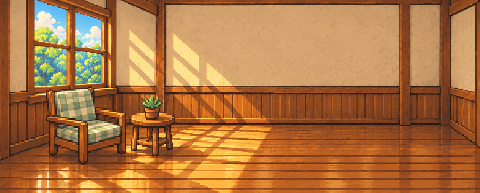
#> input picture docs/design-v2/art-production/pilot-zones/master.png, 480 x 193 px
$ python finalize.py
#> lines starting #> are read from the running program, lines starting #| are printed output that depends on the picture; after the words box and inside, x2 and y2 are one past the last pixel; in counts of white or black regions, pixels touching at a corner belong together
"""Technical masks, nearest registration, alpha-derived shadows and combination proofs."""
import json, hashlib, subprocess
from pathlib import Path
from PIL import Image, ImageDraw, ImageChops, ImageFilter, PngImagePlugin

ROOT=Path(__file__).resolve().parent
ART=ROOT.parent.parent
SRC=ROOT/'_sources';OUT=ROOT/'assets';PRE=ROOT/'previews'
MASTER=Image.open(ART/'pilot-zones/master.png').convert('RGBA')
#> MASTER is the input picture: PIL image 480x193 RGBA; mean R, G, B, A 173.8, 116.5, 66.1, 255
SIZE=(480,193);ZONE=(352,76,451,149);BEDZONE=(413,132,479,172)
EMBED='C:/Users/Georgy/.agents/skills/impeccable/scripts/embed-prompt.mjs'
MODELS={
 'd1':{'polygon':[(350,85),(356,82),(420,82),(425,85),(425,89),(423,89),(423,135),(420,135),(420,129),(357,129),(357,135),(353,135),(353,89),(350,89)],'targetWidth':76,'top':87,'left':358},
 'd2':{'polygon':[(332,94),(339,91),(413,91),(414,94),(413,96),(413,125),(411,128),(411,131),(408,131),(408,128),(406,128),(406,133),(402,133),(402,128),(337,128),(336,132),(333,132),(333,128),(332,128)],'targetWidth':83,'top':99,'left':357},
 'd3':{'polygon':[(353,66),(364,63),(397,63),(397,66),(396,68),(396,121),(395,125),(394,125),(394,128),(391,129),(391,126),(388,127),(388,133),(384,133),(384,127),(359,125),(359,132),(356,132),(355,125),(353,125),(353,122),(354,122),(354,68),(353,68)],'targetWidth':40,'top':78,'left':385},
 'd4':{'polygon':[(328,94),(336,91),(430,91),(430,124),(426,129),(423,129),(423,135),(418,135),(418,130),(334,130),(334,134),(329,134),(329,129),(328,129)],'targetWidth':86,'top':103,'left':357},
}

def embed(path,promptfile):
 subprocess.run(['rtk','proxy','node',EMBED,str(path),'--prompt-file',str(promptfile)],check=True,capture_output=True)
#> (this line was passed over: subprocess is not available in this run)

def shadow_from_alpha(sprite,width,height,opacity):
 alpha=sprite.getchannel('A').resize((width,height),Image.Resampling.BILINEAR)
 alpha=alpha.point(lambda a:round(a*opacity/255)).filter(ImageFilter.GaussianBlur(.6))
 shadow=Image.new('RGBA',(width,height),(51,29,15,0));shadow.putalpha(alpha)
 return shadow

produce=[];direct=[];dressers={};beds={};sources=[]
for model,spec in MODELS.items():
 raw=SRC/f'dresser-{model}-context.png';pf=SRC/f'dresser-{model}-prompt.txt';embed(raw,pf)
 full=Image.open(raw).convert('RGBA').resize(SIZE,Image.Resampling.NEAREST)
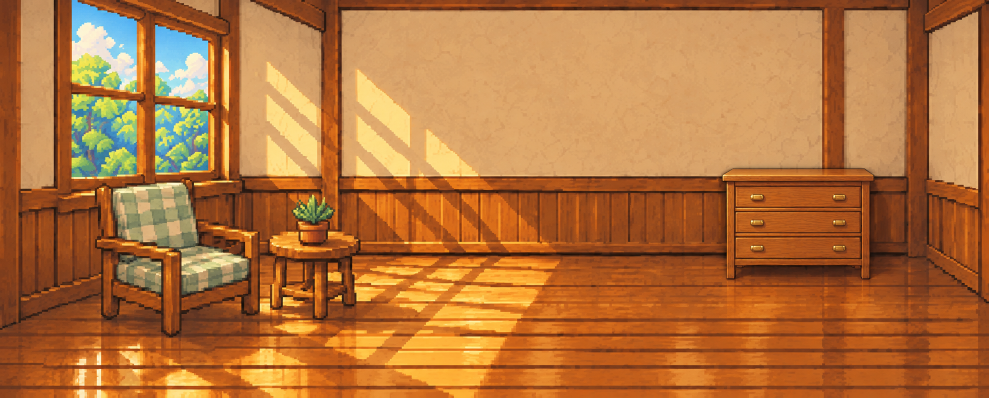
#> input picture docs/design-v2/art-production/complete-room/right/_sources/dresser-d1-context.png, 1977 x 795 px (shown at 1/2 size)
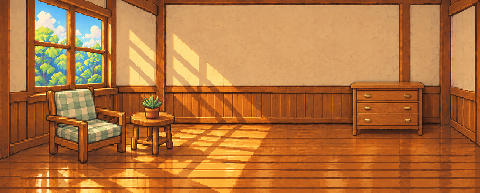
#> full: PIL image 480x193 RGBA; mean R, G, B, A 178.9, 115.1, 60.8, 255
 mask=Image.new('L',SIZE,0);ImageDraw.Draw(mask).polygon(spec['polygon'],fill=255)
#> after `mask = Image.new('L', SIZE, 0)`: mask: PIL image 480x193 L; every value is 0
#> after `ImageDraw.Draw(mask).polygon(spec['polygon'], fill=255)`:
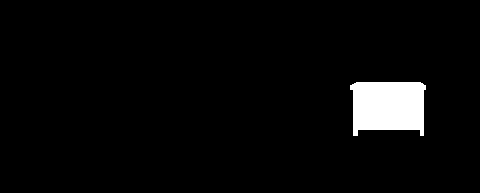
#> mask: PIL image 480x193 L; 3.8% white; 1 white region, box (x1, y1, x2, y2) and area: (350, 82, 426, 136) 3480
 full.putalpha(mask);bounds=mask.getbbox();obj=full.crop(bounds)
#> after `full.putalpha(mask)`:
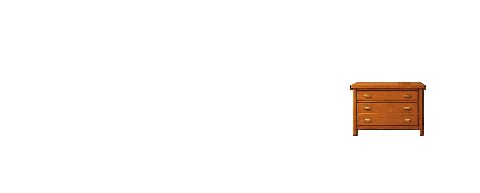
#> full: PIL image 480x193 RGBA; mean R, G, B, A 178.9, 115.1, 60.8, 9.6; transparent parts drawn white
#> after `bounds = mask.getbbox()`: bounds = (350, 82, 426, 136)
#> after `obj = full.crop(bounds)`:
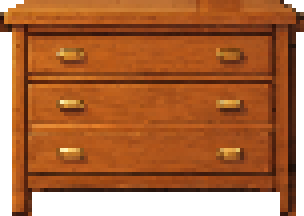
#> obj: PIL image 76x54 RGBA (shown 4 times larger); mean R, G, B, A 147.9, 74.3, 27.9, 216.2; transparent parts drawn white
 width=spec['targetWidth'];height=round(obj.height*width/obj.width)
#> after `height = round(obj.height * width / obj.width)`: height = 54
 obj=obj.resize((width,height),Image.Resampling.NEAREST)
 # Register all front feet at one floor depth; texture is never painted or recolored.
 xy=(spec['left'],141-height)
#> xy = (358, 87)
 patch=Image.new('RGBA',(ZONE[2]-ZONE[0],ZONE[3]-ZONE[1]))
#> patch: PIL image 99x73 RGBA; every value is 0
 sh=shadow_from_alpha(obj,width+8,6,105)
 patch.alpha_composite(sh,(xy[0]-ZONE[0]-1,140-ZONE[1]))
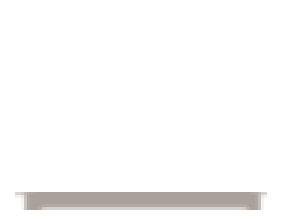
#> patch: PIL image 99x73 RGBA (shown 3 times larger); mean R, G, B, A 3.5, 2, 1, 6.3; transparent parts drawn white
 patch.alpha_composite(obj,(xy[0]-ZONE[0],xy[1]-ZONE[1]))
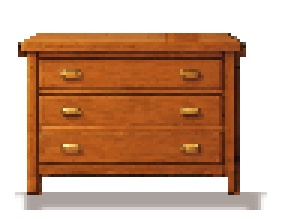
#> patch: PIL image 99x73 RGBA (shown 3 times larger); mean R, G, B, A 79.1, 40, 14.7, 128.9; transparent parts drawn white
 out=OUT/f'dresser-{model}-zone.png';patch.save(out);embed(out,pf)
 obj.save(SRC/f'dresser-{model}-cutout.png');mask.save(SRC/f'dresser-{model}-mask.png')
 dressers[model]=patch
 row={'id':f'dresser-{model}-zone','source_crop':str(raw.relative_to(ROOT)),'sourceOrigin':'pilot-zones/master.png accepted common-room edit target',
 'output_path':str(out.relative_to(ROOT)),'strategy':'contextual scene edit; technical silhouette mask, uniform nearest normalization, alpha-derived contact shadow',
#> (the run stopped early here; a loop or call above may not have finished)
